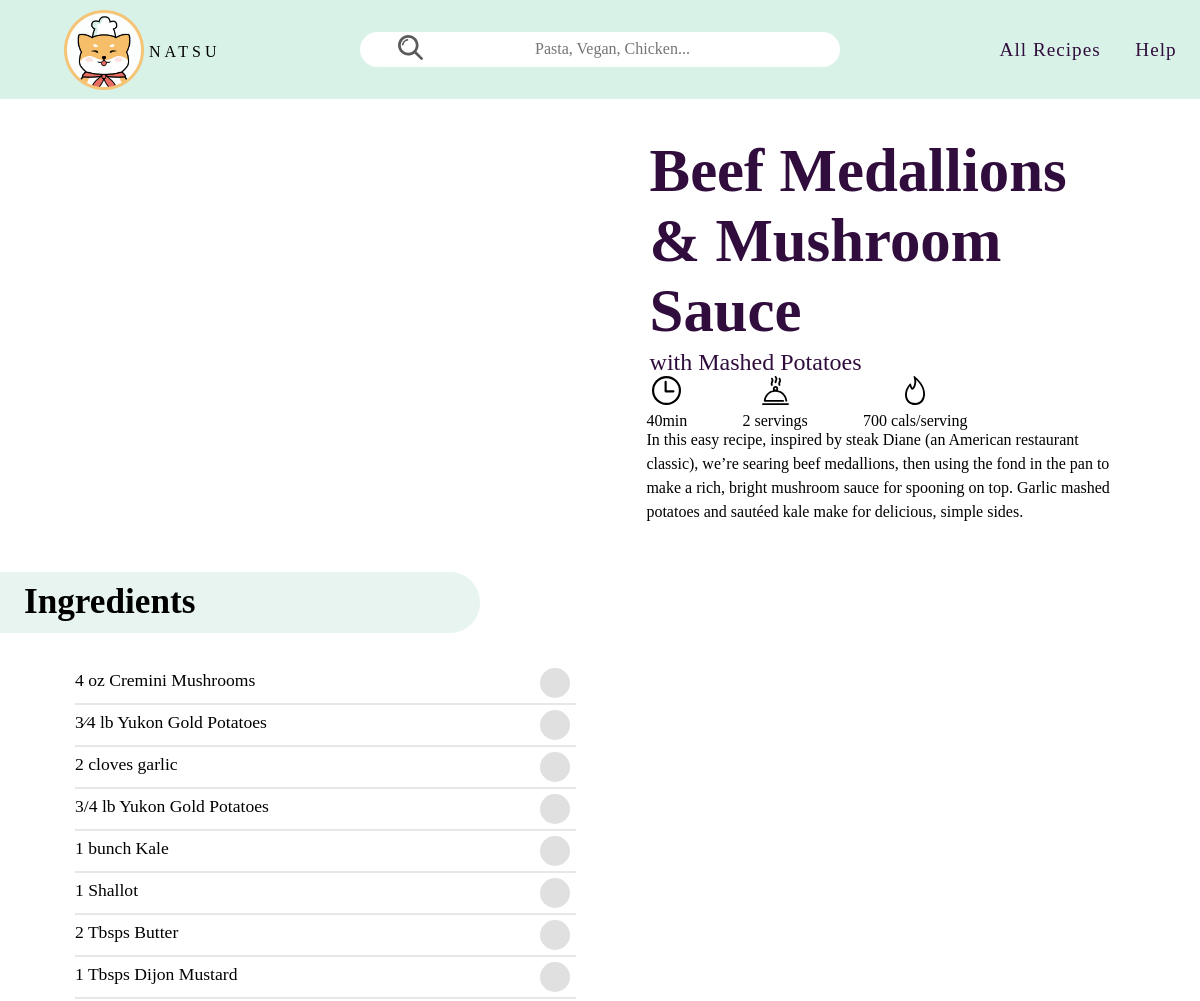
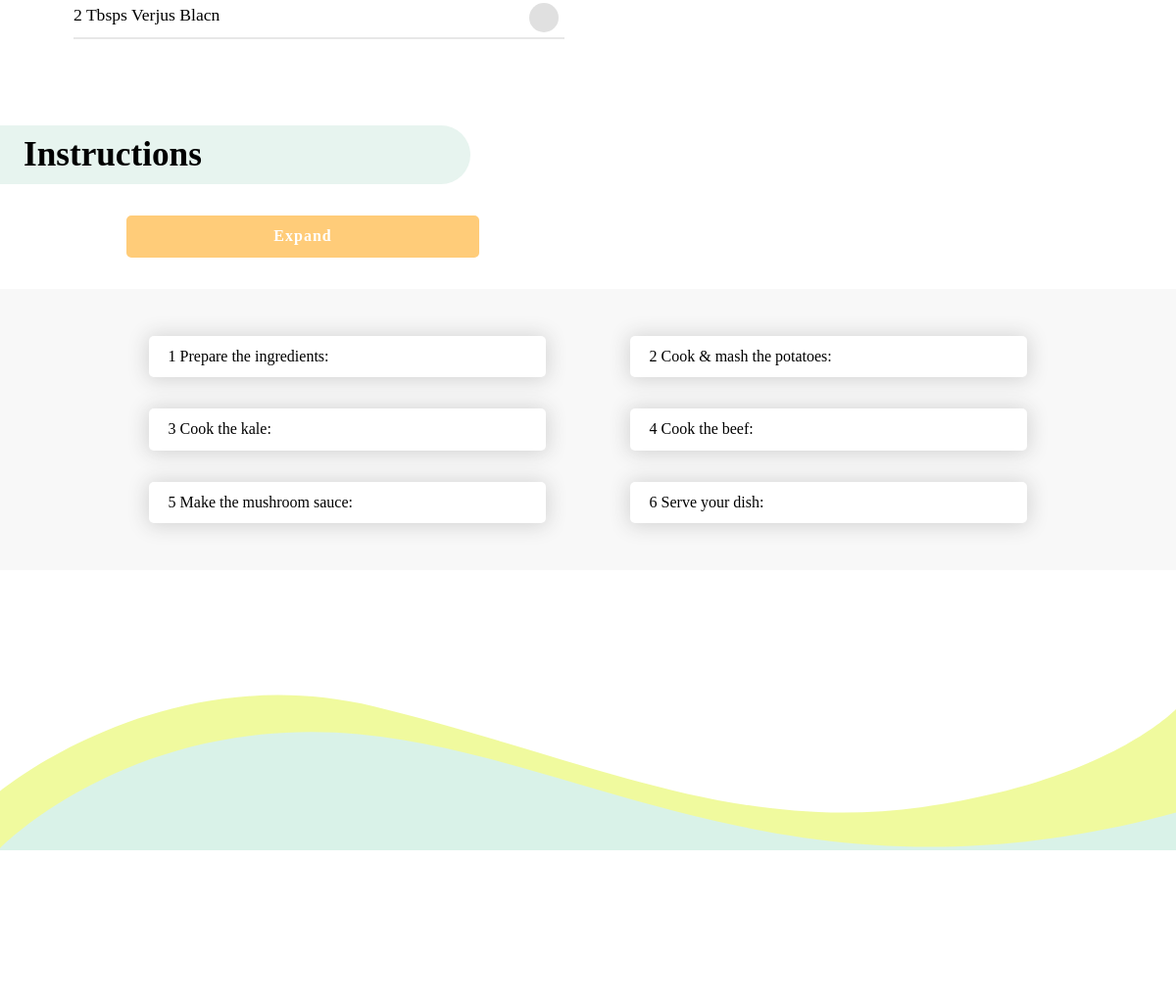
/recipe.php?id=2, run on the app's committed database (2 pictures, top to bottom).
### tables this page shows
CREATE TABLE `recipes` (
  `id` int(11) NOT NULL,
  `tle` varchar(42) DEFAULT NULL,
  `subtitle` varchar(47) DEFAULT NULL,
  `description` varchar(416) DEFAULT NULL,
  `type` varchar(28) DEFAULT NULL,
  `cook_time` varchar(6) DEFAULT NULL,
  `servings` varchar(10) DEFAULT NULL,
  `cal` varchar(8) DEFAULT NULL,
  `cal_per_serving` varchar(16) DEFAULT NULL,
  `rounded_img` varchar(65) DEFAULT NULL,
  `main_img` varchar(60) DEFAULT NULL,
  `ingredients_img` varchar(33) DEFAULT NULL,
  `step_imgs` varchar(461) DEFAULT NULL,
  `all_ingredients` varchar(412) DEFAULT NULL,
  `step_title_1` varchar(52) DEFAULT NULL,
  `step_desc_1` varchar(898) DEFAULT NULL,
  `step_title_2` varchar(53) DEFAULT NULL,
  `step_desc_2` varchar(896) DEFAULT NULL,
  `step_title_3` varchar(43) DEFAULT NULL,
  `step_desc_3` varchar(745) DEFAULT NULL,
  `step_title_4` varchar(46) DEFAULT NULL,
  `step_desc_4` varchar(739) DEFAULT NULL,
  `step_title_5` varchar(47) DEFAULT NULL,
  `step_desc_5` varchar(869) DEFAULT NULL,
  `step_title_6` varchar(44) DEFAULT NULL,
  `step_desc_6` varchar(593) DEFAULT NULL
);

### recipe.php (the view, shortened to what this page needs)
<?php
include "includes/database.php";
 $id = $_GET['id'];
 $query = "SELECT * FROM recipes WHERE `id` LIKE '$id'";
 $result = mysqli_query($connection, $query);
 ?>
<!DOCTYPE html>
<html lang="en">
<head>
    <link rel="stylesheet" href="hamburgers-master/dist/hamburgers2.css">
    <link rel="stylesheet" href="recipe.css">
    <link rel="stylesheet" href="main.css">
    <link rel="stylesheet" href="checkbox.css">
</head>
<body>
<?php include "includes/_header.php";?>
<?php while ($row = mysqli_fetch_assoc($result)) {
?>
    <div class="afterheader">
        <div class="side">
            <div class="headerimg">
            </div>
            <div class="header" >
                <div id="title"><p><b><?php echo $row['tle'];?></b></p></div>
                <div id="subtitle"><p><?php echo $row['subtitle'];?></p></div>
            </div>
            <div class="icons">
                <div><img src="images/icons/time.svg" alt=""><p><?php echo $row['cook_time'];?></p></div>
                <div><img src="images/icons/serve.svg" alt=""><p><?php echo $row['servings'];?></p></div>
                <div><img src="images/icons/calories.svg" alt=""><p><?php echo $row['cal_per_serving'];?></p></div>
            </div>
            <div class="description">
                <p>
                <?php echo $row['description'];?>
                </p>
            </div>
        </div>
        <div class="ingredient">
            <h1>Ingredients</h1>
        </div>
    <div class="side2">
        <div class="ing-pic"><img src="IDM232-assets/ingredients_img/<?php echo $row['ingredients_img']; ?>" alt=""></div>
        <div class="ingredient-info">
                <div class="item">
                    <?php
                        $ingredStr = $row['all_ingredients'];
                        $ingredArray = explode("*", $ingredStr);
                        for ($lp=0; $lp<count($ingredArray); $lp++){
                            $oneIngred = $ingredArray[$lp];
                    ?>
                    <div class="inline">
                        <p id="food"><?php echo $oneIngred;?></p>
                        <div class="box1">
                        <div id="app">
                            <div class="card">
                            <ul id="list">
                                <li class="item">
                                <div class="custom-checkbox">
                                    <svg viewBox="0 0 35.6 35.6">
                                    <circle class="background" cx="17.8" cy="17.8" r="17.8"></circle>
                                    <circle class="stroke" cx="17.8" cy="17.8" r="14.37"></circle>
                                    <polyline class="check" points="11.78 18.12 15.55 22.23 25.17 12.87"></polyline>
                                    </svg>
                                </div>
                                </li>
                            </ul>
                            </div>
                        </div>
                    </div>
                </div>
                <hr>
                <?php } ?>
            </div>
    </div>
                        </div>
        <div class="ingredient">
            <h1>Instructions</h1>
        </div>
        <div id="exp-col">
            <button id="exp">
                <p><b>Expand</b></p>
            </button>
        </div>
        <div class="steps">
            <div class="step one">
                <p><?php echo $row['step_title_1'];?></p>
            </div>
            <div class="step two">
                <p><?php echo $row['step_title_2'];?></p>
            </div>
            <div class="step three">
                <p><?php echo $row['step_title_3'];?></p>
            </div>
            <div class="step four">
                <p><?php echo $row['step_title_4'];?></p>
            </div>
            <div class="step five">
                <p><?php echo $row['step_title_5'];?></p>
            </div>
            <div class="step six">
                <p><?php echo $row['step_title_6'];?></p>
            </div>
        </div>
        <?php } ?>
<?php include "includes/_footer.php";?>
</body>
</html>

### main.css (style rules this page uses)
input, button, submit { border:none; padding: 0; background: none }
html { font-family: quicksand; overflow-x: hidden; }
body { overflow-x: hidden; }
* { box-sizing: border-box; margin: 0; }

### checkbox.css (style rules this page uses)
#app { margin: 0; }
ul { list-style-type: none; margin:0; padding: 0; }
.custom-checkbox { position: relative; width: 30px; height: 30px; }

### data on the page
recipes: tle "Beef Medallions & Mushroom Sauce", subtitle "with Mashed Potatoes", cook_time "40min", servings "2 servings", cal_per_serving "700 cals/serving", description "In this easy recipe, inspired by steak Diane (an American restaurant classic), weʼre searing beef medallions, then using the fond in the pan to make a rich, bright mushroom sauce for spooning on top. Garlic mashed potatoes and sautéed kale make for delicious, simple sides.", all_ingredients "4 oz Cremini Mushrooms", all_ingredients "3⁄4 lb Yukon Gold Potatoes", all_ingredients "2 cloves garlic", all_ingredients "3/4 lb Yukon Gold Potatoes", all_ingredients "1 bunch Kale", all_ingredients "1 Shallot", all_ingredients "2 Tbsps Butter", all_ingredients "1 Tbsps Dijon Mustard", all_ingredients "2 Tbsps Verjus Blacn", step_title_1 "1 Prepare the ingredients:", step_title_2 "2 Cook & mash the potatoes:", step_title_3 "3 Cook the kale:", step_title_4 "4 Cook the beef:", step_title_5 "5 Make the mushroom sauce:", step_title_6 "6 Serve your dish:"
